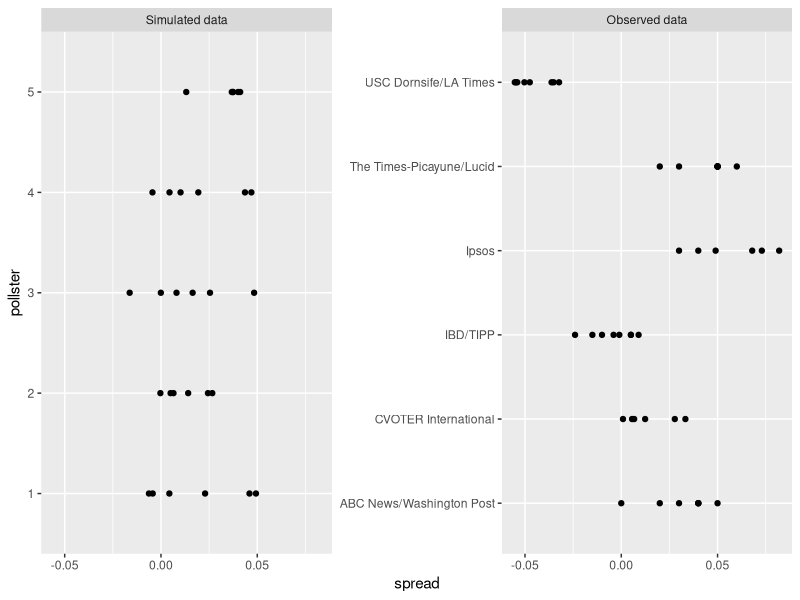
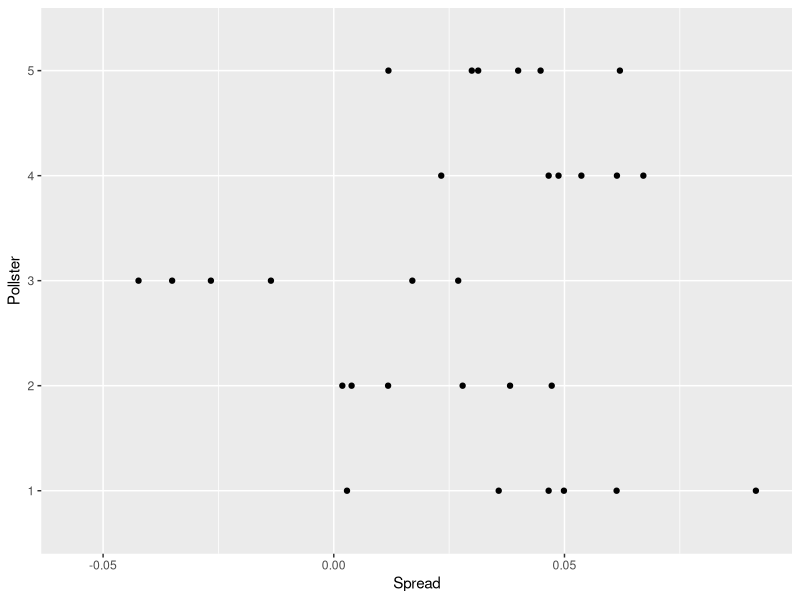
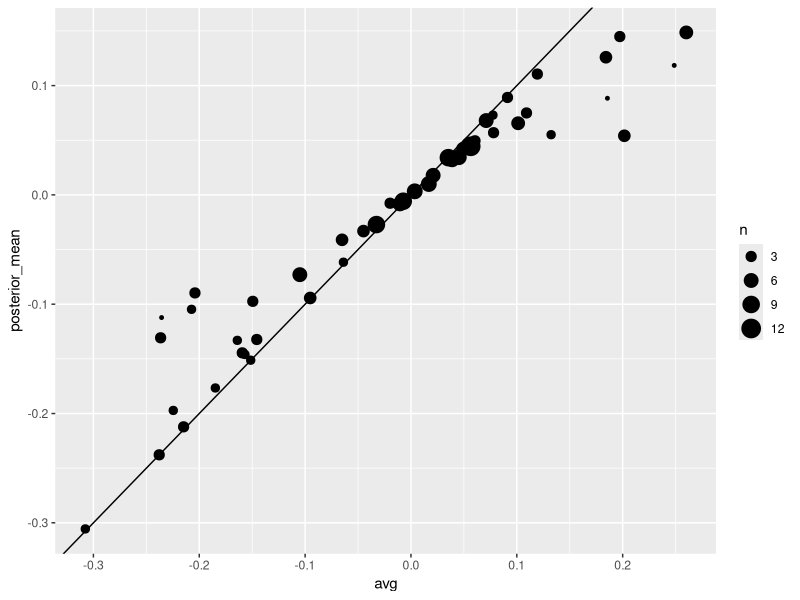
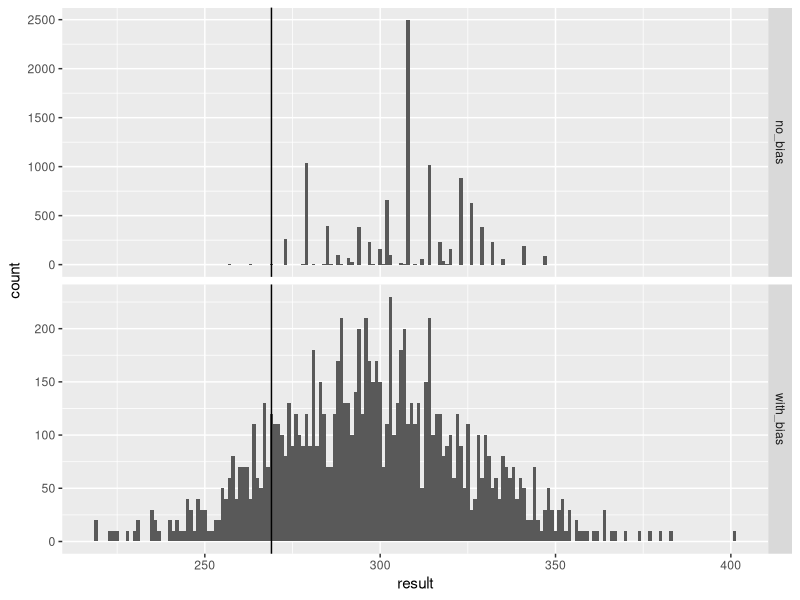
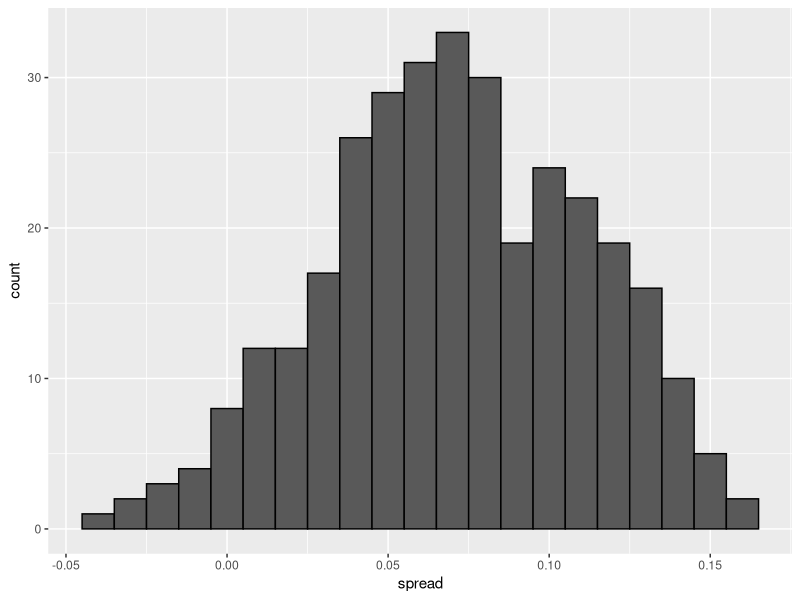
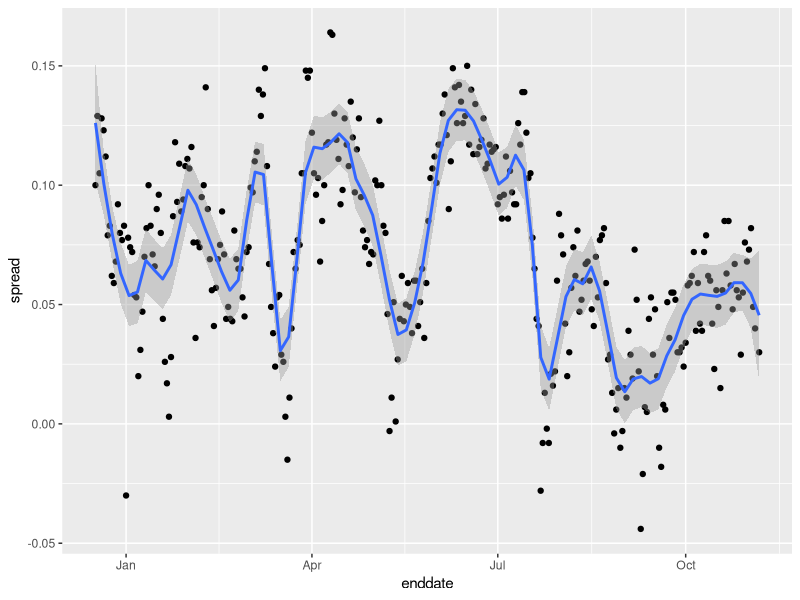
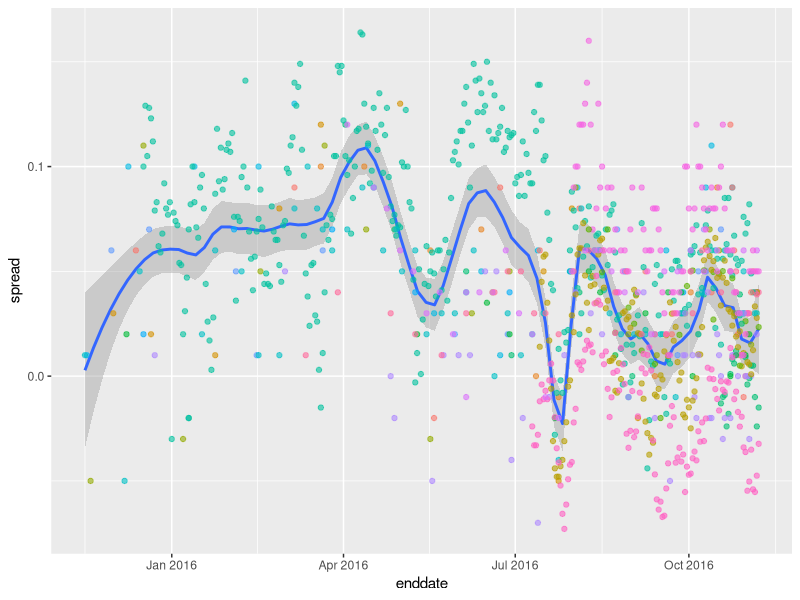
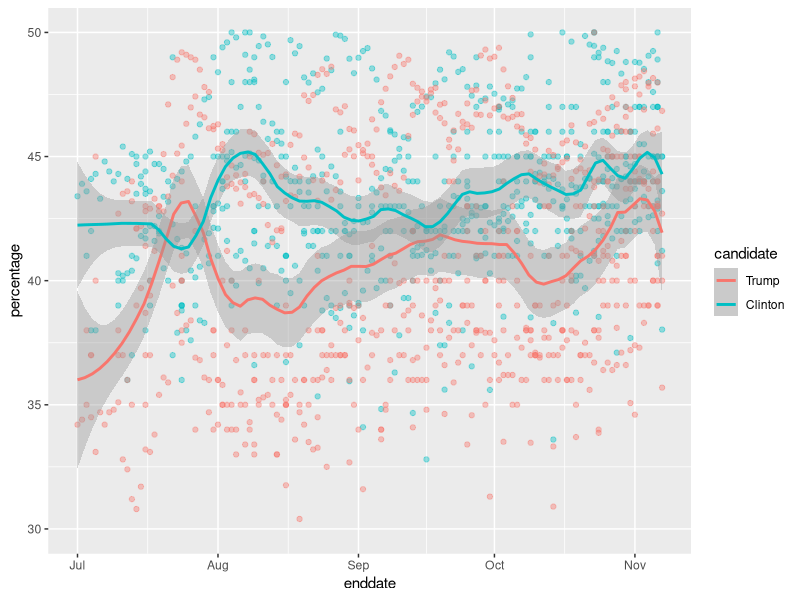

Write R code to recreate these figures, in order.
## ---- chunk 1
#| echo: false
#| message: false
#| warning: false
#| cache: false
#| 
library(tidyverse)
library(dslabs)
## ---- chunk 2
#knitr::include_graphics(file.path(img_path, "pollster-2016-predictions.png"))
tmp <- data.frame(NYT = "  85%", `538` = "  71%", HuffPost = "  98%", PW = "  89%", PEC = " >99%", DK = "  92%", Cook = " Lean Dem", Roth = " Lean Dem", check.names = FALSE, row.names = "Win Prob")
if (knitr::is_html_output()) {
  knitr::kable(tmp, "html") |>
    kableExtra::kable_styling(bootstrap_options = "striped", full_width = FALSE)
} else{
  knitr::kable(tmp, "latex", booktabs = TRUE) |>
    kableExtra::kable_styling(font_size = 8)
}
## ---- chunk 3
set.seed(3)
J <- 6
N <- 2000
mu <- .021
p <- (mu + 1)/2
X <- rnorm(J, mu, 2*sqrt(p*(1 - p)/N))
## ---- chunk 4
I <- 5
J <- 6
N <- 2000
X <- sapply(1:I, function(i){
  rnorm(J, mu, 2*sqrt(p*(1 - p)/N))
})
## ---- chunk 5
polls <- polls_us_election_2016 |> 
  filter(enddate >= "2016-10-31" & state == "U.S.") |>
  mutate(spread = rawpoll_clinton/100 - rawpoll_trump/100)

polls |> group_by(pollster) |> 
  filter(n() >= 6) |> 
  ungroup() |>
  select(pollster, spread) |>
  mutate(type = "Observed data", pollster = as.character(pollster)) |>
  bind_rows(tibble(spread = as.vector(X) , 
                      pollster = rep(as.character(1:I), each = J),
                      type = "Simulated data")) |>
  mutate(type = factor(type, levels = c("Simulated data", "Observed data"))) |>
  ggplot(aes(pollster, spread)) + 
  geom_point() + 
  coord_flip() +
  facet_wrap( ~ type, scales = "free_y")
## ---- chunk 6
I <- 5
J <- 6
N <- 2000
mu <- .021
p <- (mu + 1)/2
h <- rnorm(I, 0, 0.025)
X <- sapply(1:I, function(i){
  mu + h[i] + rnorm(J, 0, 2*sqrt(p*(1 - p)/N))
})
## ---- chunk 7
data.frame(Spread = as.vector(X) , Pollster = as.factor(rep(1:I, each = J))) |>
  ggplot(aes(Pollster, Spread)) +
  geom_point() +
  scale_y_continuous(limits = c(-0.056, 0.092)) +
  coord_flip()
## ---- chunk 8
polls <- polls_us_election_2016 |> 
  filter(state == "U.S." & enddate >= "2016-10-31" &
           (grade %in% c("A+","A","A-","B+") | is.na(grade))) |> 
  mutate(spread = rawpoll_clinton/100 - rawpoll_trump/100)

one_poll_per_pollster <- polls |> group_by(pollster) |> 
  filter(enddate == max(enddate)) |>
  ungroup()
## ---- chunk 9
x_bar <- mean(one_poll_per_pollster$spread)
## ---- chunk 10
s2 <- with(one_poll_per_pollster, sd(spread)^2/length(spread))
## ---- chunk 11
sigma_b <- 0.025
se <- sqrt(s2 + sigma_b^2)
## ---- chunk 12
mu <- 0
tau <- 0.035
B <- se^2/(se^2 + tau^2)
posterior_mean <- B*mu + (1 - B)*x_bar
posterior_se <- sqrt(1/(1/se^2 + 1/tau^2))

1 - pnorm(0, posterior_mean, posterior_se)
## ---- chunk 13
results_us_election_2016 |> top_n(5, electoral_votes)
## ---- chunk 14
results <- polls_us_election_2016 |>
  filter(state != "U.S." & 
           !grepl("CD", state) & 
           enddate >= "2016-10-31" & 
           (grade %in% c("A+","A","A-","B+") | is.na(grade))) |>
  mutate(spread = rawpoll_clinton/100 - rawpoll_trump/100) |>
  group_by(state) |>
  summarize(avg = mean(spread), sd = sd(spread), n = n()) |>
  mutate(state = as.character(state))
## ---- chunk 15
results |> arrange(abs(avg))
## ---- chunk 16
results <- left_join(results, results_us_election_2016, by = "state")
## ---- chunk 17
results_us_election_2016 |> filter(!state %in% results$state) |> 
  pull(state)
## ---- chunk 18
results <- results |>
  mutate(sd = ifelse(is.na(sd), median(results$sd, na.rm = TRUE), sd))
## ---- chunk 19
mu <- 0
tau <- 0.02
results |> mutate(sigma = sd/sqrt(n), 
                   B = sigma^2/(sigma^2 + tau^2),
                   posterior_mean = B*mu + (1 - B)*avg,
                   posterior_se = sqrt(1/(1/sigma^2 + 1/tau^2)))
## ---- chunk 20
results |> mutate(sigma = sd/sqrt(n), 
                   B = sigma^2/(sigma^2 + tau^2),
                   posterior_mean = B*mu + (1 - B)*avg,
                   posterior_se = sqrt(1/(1/sigma^2 + 1/tau^2))) |>
  ggplot(aes(avg, posterior_mean, size = n)) + geom_point() + 
  geom_abline(slope = 1, intercept = 0)
## ---- chunk 21
B <- 10000
mu <- 0
tau <- 0.02
clinton_EV <- replicate(B, {
  results |> mutate(sigma = sd/sqrt(n), 
                   B = sigma^2 / (sigma^2 + tau^2),
                   posterior_mean = B*mu + (1 - B)*avg,
                   posterior_se = sqrt(1/(1/sigma^2 + 1/tau^2)),
                   result = rnorm(length(posterior_mean), 
                                  posterior_mean, posterior_se),
                   clinton = ifelse(result > 0, electoral_votes, 0)) |> 
    summarize(clinton = sum(clinton)) |> 
    pull(clinton) + 7
})

mean(clinton_EV > 269)
## ---- chunk 22
tau <- 0.02
bias_sd <- 0.03
clinton_EV_2 <- replicate(1000, {
  results |> mutate(sigma = sqrt(sd^2/n  + bias_sd^2),  
                   B = sigma^2/(sigma^2 + tau^2),
                   posterior_mean = B*mu + (1 - B)*avg,
                   posterior_se = sqrt(1/(1/sigma^2 + 1/tau^2)),
                   result = rnorm(length(posterior_mean), 
                                  posterior_mean, posterior_se),
                   clinton = ifelse(result > 0, electoral_votes, 0)) |> 
    summarize(clinton = sum(clinton) + 7) |> 
    pull(clinton)
})
mean(clinton_EV_2 > 269)
## ---- chunk 23
data.frame(no_bias = clinton_EV, with_bias = clinton_EV_2) |> gather(approach, result) |>
  ggplot(aes(result)) + 
  geom_histogram(binwidth = 1) +
  geom_vline(xintercept = 269) +
  facet_grid(approach ~ ., scales = "free")
## ---- chunk 24
one_pollster <- polls_us_election_2016 |> 
  filter(pollster == "Ipsos" & state == "U.S.") |> 
  mutate(spread = rawpoll_clinton/100 - rawpoll_trump/100)
## ---- chunk 25
se <- one_pollster |> 
  summarize(empirical = sd(spread), 
            theoretical = 2*sqrt(mean(spread)*(1 - mean(spread))/min(samplesize)))
se
## ---- chunk 26
one_pollster |> ggplot(aes(spread)) + geom_histogram(binwidth = 0.01,  color = I("black"))
## ---- chunk 27
one_pollster |> ggplot(aes(enddate, spread)) + 
  geom_point() + 
  geom_smooth(method = "loess", span = 0.1)
## ---- chunk 28
polls_us_election_2016 |>
  filter(state == "U.S.") |>
  group_by(pollster) |>
  filter(n() >= 10) |>
  ungroup() |>
  mutate(spread = rawpoll_clinton/100 - rawpoll_trump/100) |>
  ggplot(aes(enddate, spread)) + 
  geom_smooth(method = "loess", span = 0.1) + 
  geom_point(aes(color = pollster), show.legend = FALSE, alpha = 0.6) 
## ---- chunk 29
polls_us_election_2016 |>
  filter(state == "U.S." & enddate >= "2016-07-01") |>
  select(enddate, pollster, rawpoll_clinton, rawpoll_trump) |>
  rename(Clinton = rawpoll_clinton, Trump = rawpoll_trump) |>
  gather(candidate, percentage, -enddate, -pollster) |> 
  mutate(candidate = factor(candidate, levels = c("Trump", "Clinton"))) |>
  group_by(pollster) |>
  filter(n() >= 10) |>
  ungroup() |>
  ggplot(aes(enddate, percentage, color = candidate)) +  
  geom_point(show.legend = FALSE, alpha = 0.4)  + 
  geom_smooth(method = "loess", span = 0.15) +
  scale_y_continuous(limits = c(30,50))
## ---- chunk 30
library(tidyverse)
library(dslabs)
polls <- polls_us_election_2016 |> 
  filter(state != "U.S." & enddate >= "2016-10-31") |> 
  mutate(spread = rawpoll_clinton/100 - rawpoll_trump/100)
